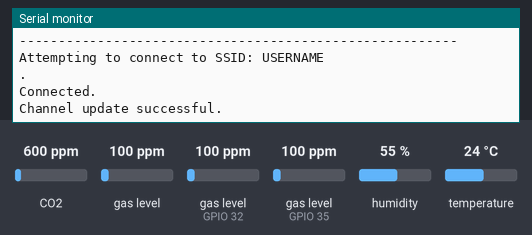
Simulated run of this sketch. Board: ESP32. Parts: the last lines printed to the serial monitor. The test bench sets the inputs (shaded band); at power-on: gas level (sensors on GPIO 32, GPIO 35) 100 ppm, humidity 55 %, temperature 24 °C, CO2 600 ppm, gas level 100 ppm. WiFi joins after 1.5 s; servers stay silent unless stated.

Above: at 18.0 s.
18.1 s: gas level (sensor on GPIO 32) set to 20 ppm
At 20.62 s:
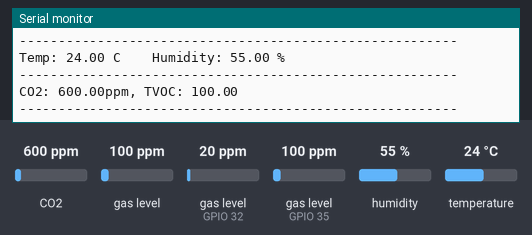
33.3 s: gas level (sensor on GPIO 35) set to 20 ppm
At 36.7 s:
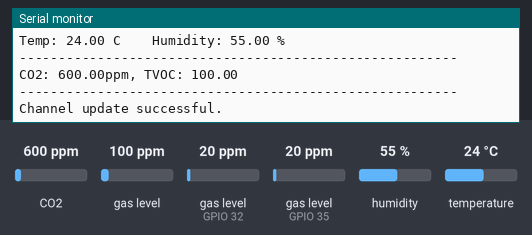
48.5 s: humidity set to 22 %
At 51.32 s:
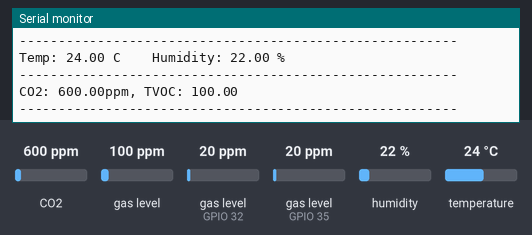
63.7 s: temperature set to 12 °C
At 67.5 s:
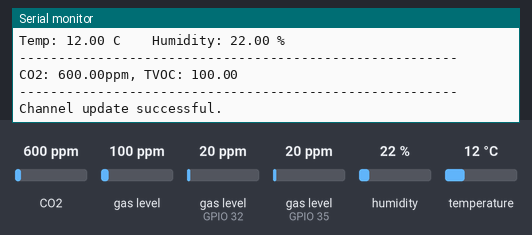

Measured:
- after the input at 18.1 s, the serial monitor: prints a new line after 2.3 s (image 1)
- after the input at 33.3 s, the serial monitor: prints a new line after 2.4 s (image 2)
- after the input at 48.5 s, the serial monitor: prints a new line after 2.6 s (image 3)
- after the input at 63.7 s, the serial monitor: prints a new line after 2.8 s (image 4)

The sketch:

nana_ccs811_mq.ino
```cpp
//library
#include <Wire.h>
#include <MQUnifiedsensor.h>
#include "Adafruit_HTU21DF.h"
#include "Adafruit_CCS811.h"
#include <WiFi.h>
#include "ThingSpeak.h"

//INTERNET
#define SECRET_SSID "USERNAME"    // replace MySSID with your WiFi network name
#define SECRET_PASS "PASSWORD"  // replace MyPassword with your WiFi password

#define SECRET_CH_ID 00000     // replace 0000000 with your channel number
#define SECRET_WRITE_APIKEY "APIKEYTHINGSPEAK"   // replace XYZ with your channel write API Key

char ssid[] = SECRET_SSID;   // your network SSID (name)
char pass[] = SECRET_PASS;   // your network password
int keyIndex = 0;            // your network key Index number (needed only for WEP)
WiFiClient  client;

unsigned long myChannelNumber = SECRET_CH_ID;
const char * myWriteAPIKey = SECRET_WRITE_APIKEY;
String myStatus = "";
//=======


//intialize
#define         Board                   ("Arduino NANO")
#define         Pin135                   (32)  //Analog input 2 of your arduino
#define         Pin7                     (35)  //Analog input 3 of your arduino

//setup of sensor
#define         RatioMQ135CleanAir        (3.6) //RS / R0 = 10 ppm
#define         RatioMQ7CleanAir          (27.5) //RS / R0 = 27.5 ppm
#define         ADC_Bit_Resolution        (12) // 10 bit ADC
#define         Voltage_Resolution        (5) // Volt resolution to calc the voltage
#define         Type                      ("Arduino NANO") //Board used

//Initialize TH
Adafruit_HTU21DF htu = Adafruit_HTU21DF();

//Initialize MQ
MQUnifiedsensor MQ135(Board, Voltage_Resolution, ADC_Bit_Resolution, Pin135, Type);
MQUnifiedsensor MQ7(Board, Voltage_Resolution, ADC_Bit_Resolution, Pin7, Type);

//initialize
Adafruit_CCS811 ccs;

// variable
float nh4; float co; float t; float h; float co2; float tvoc;


void setup() {
  Serial.begin(115200);

  //Hidupkan Sensor
  MQ135.init();
  MQ135.setRegressionMethod(1); //_PPM =  a*ratio^b
  MQ135.setR0(9.03);

  MQ7.init();
  MQ7.setRegressionMethod(1); //_PPM =  a*ratio^b
  MQ7.setR0(5.90);

  //hidupkan sensor HTU
  if (!htu.begin()) {
    Serial.println("Couldn't find sensor!");
    while (1);
  }

  //hidup sensor CCS
  if (!ccs.begin()) {
    Serial.println("Failed to start sensor! Please check your wiring.");
    while (1);
  }

  // Wait for the sensor to be ready
  while (!ccs.available());

  //hidupkan Wifi
  WiFi.mode(WIFI_STA);
  ThingSpeak.begin(client);  // Initialize ThingSpeak

}

void loop() {

  //MQ Sensor
  MQ135.update();
  MQ7.update();

  MQ135.setA(102.2 ); MQ135.setB(-2.473); //NH4
  float nh4 = MQ135.readSensor();

  MQ7.setA(99.042); MQ7.setB(-1.518); //CO
  float co = MQ7.readSensor();

  Serial.print("NH4:      "); Serial.println(nh4);
  Serial.print("CO:       "); Serial.println(co);
  Serial.println("--------------------------------------------------------");

  //Temperature Humidity
  t = htu.readTemperature();
  h = htu.readHumidity();
  Serial.print("Temp: "); Serial.print(t); Serial.print(" C");
  Serial.print("\t\t");
  Serial.print("Humidity: "); Serial.print(h); Serial.println(" \%");
  Serial.println("--------------------------------------------------------");

  //CCS TVOC and CO2
  co2 = ccs.geteCO2();
  tvoc = ccs.getTVOC();
  if (ccs.available()) {
    if (!ccs.readData()) {
      Serial.print("CO2: ");
      Serial.print(co2);
      Serial.print("ppm, TVOC: ");
      Serial.println(tvoc);
    }
    else {
      Serial.println("ERROR!");
      while (1);
    }
  }
  Serial.println("--------------------------------------------------------");

  //ThingSpeak
  // Connect or reconnect to WiFi
  if (WiFi.status() != WL_CONNECTED) {
    Serial.print("Attempting to connect to SSID: ");
    Serial.println(SECRET_SSID);
    while (WiFi.status() != WL_CONNECTED) {
      WiFi.begin(ssid, pass);  // Connect to WPA/WPA2 network. Change this line if using open or WEP network
      Serial.print(".");
      delay(5000);
    }
    Serial.println("\nConnected.");
  }

  ThingSpeak.setStatus(myStatus);

  // write to the ThingSpeak channel - utk tahu status hantar data
  int x = ThingSpeak.writeFields(myChannelNumber, myWriteAPIKey);
  if(x == 200){
    Serial.println("Channel update successful.");
  }
  else{
    Serial.println("Problem updating channel. HTTP error code " + String(x));
  }

  // set the fields with the values
  ThingSpeak.setField(1, nh4);
  ThingSpeak.setField(2, co);
  ThingSpeak.setField(3, t);
  ThingSpeak.setField(4, h);
  ThingSpeak.setField(5, co2);
  ThingSpeak.setField(6, tvoc);

  delay(15000); // Wait 20 seconds to update the channel again
}
```
